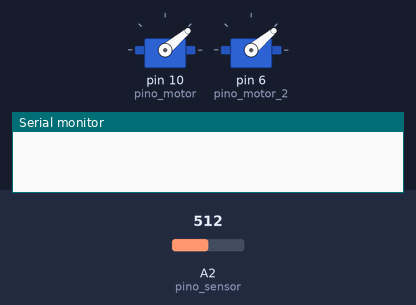
Simulated run of this sketch. Board: Arduino Uno, built with avr-gcc and run on an emulated ATmega328P. On the bench: 2 × servo, the last lines printed to the serial monitor. The inputs (shaded band) are chosen by the test bench; at power-on: A2 (pino_sensor) = 512.

Above: at 0.1 s.
At 2.1 s:
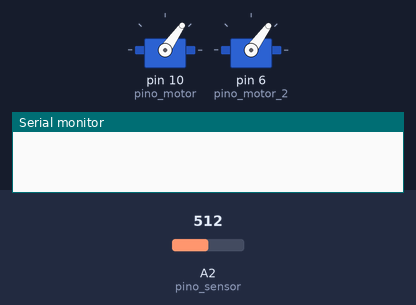
At 8.2 s:
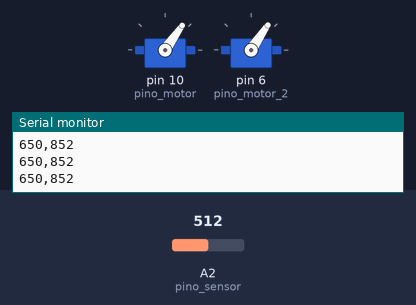
8.3 s: A2 (pino_sensor) set to 578
11.3 s: A2 (pino_sensor) set to 612
Timing chart, 0 to 19.0 s (numbered marks = the images above; inputs shaded):
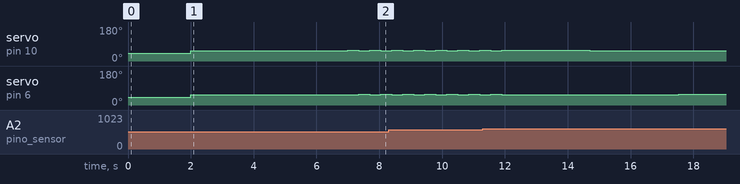

The sketch:

incremento_de_frequencia.ino
```cpp
#include <MsTimer2.h>
#include <Servo.h>

Servo esc;
Servo esc2;

//Pino do potenciometro
int pino_pot = A0;
int pino_sensor = A2;
//Pino de controle do motor
int pino_motor = 10;
int pino_motor_2 = 6;
int baseRotation = 55;
int sinal;
int vSensor;
int r = 1;
int maxQuant = 20;
int tDelay = 350;
int exec = 0;
int cont = 0;

void setup()
{
  Serial.begin(9600);
  esc.attach(pino_motor);
  esc2.attach(pino_motor_2);
  esc.write(40);
  esc2.write(40);
  MsTimer2::set(10, readSensor);
  delay(2000);
  esc.write(55);
  esc2.write(54);
  delay(5000);
  MsTimer2::start();
}

void loop()
{
  if (r == 1) {
    sinal = -650;
    r = 0;
  } else {
    sinal = 650;
    r = 1;
  }

  if (sinal == 0) {
    esc.write(baseRotation);
    esc2.write(baseRotation);
  }
  if (sinal < 0) {
    esc.write(map((sinal * -1), 0, 1024, 50, 60));
    esc2.write(baseRotation);
  }
  if (sinal > 0) {
    esc.write(baseRotation);
    esc2.write(map(sinal, 0, 1024, 50, 60));
  }

  if (cont == maxQuant) {
    maxQuant = 2 * maxQuant;
    tDelay = round(tDelay/2);
    cont = 0;
    exec ++;

    if (exec == 4) {
      exit(0);
    }
  }

  cont++;
  delay(tDelay);
}

int normalize(float valor) {
  if (valor == 0)
    return 0;

  if (valor > 1024)
    return 1024;

  if (valor < -1024)
    return -1024;

  return valor;
}

void readSensor() {
  vSensor = analogRead(pino_sensor);

  Serial.print(sinal);
  Serial.print(',');
  Serial.println(map(vSensor, 31, 609, 0, 1024));
}
```
